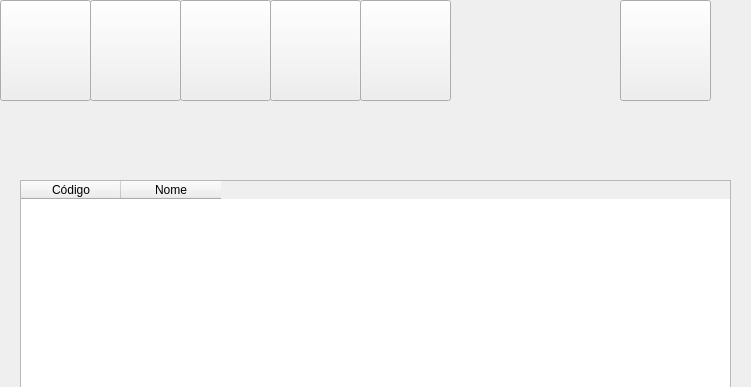
<?xml version="1.0" encoding="UTF-8"?>
<ui version="4.0">
 <class>Form</class>
 <widget class="QWidget" name="Form">
  <property name="geometry">
   <rect>
    <x>0</x>
    <y>0</y>
    <width>751</width>
    <height>387</height>
   </rect>
  </property>
  <property name="windowTitle">
   <string>Form</string>
  </property>
  <widget class="QPushButton" name="botao_adicionar">
   <property name="geometry">
    <rect>
     <x>0</x>
     <y>0</y>
     <width>91</width>
     <height>101</height>
    </rect>
   </property>
   <property name="styleSheet">
    <string notr="true">image: url(:/botao_adicionar/icones/adicionar.png)</string>
   </property>
   <property name="text">
    <string/>
   </property>
  </widget>
  <widget class="QPushButton" name="botao_alterar">
   <property name="geometry">
    <rect>
     <x>90</x>
     <y>0</y>
     <width>91</width>
     <height>101</height>
    </rect>
   </property>
   <property name="styleSheet">
    <string notr="true">image: url(:/botao_alterar/icones/alterar.png)</string>
   </property>
   <property name="text">
    <string/>
   </property>
  </widget>
  <widget class="QPushButton" name="botao_consultar">
   <property name="geometry">
    <rect>
     <x>180</x>
     <y>0</y>
     <width>91</width>
     <height>101</height>
    </rect>
   </property>
   <property name="styleSheet">
    <string notr="true">image: url(:/botao_consultar/icones/consultar.png)</string>
   </property>
   <property name="text">
    <string/>
   </property>
  </widget>
  <widget class="QPushButton" name="botao_excluir">
   <property name="geometry">
    <rect>
     <x>270</x>
     <y>0</y>
     <width>91</width>
     <height>101</height>
    </rect>
   </property>
   <property name="styleSheet">
    <string notr="true">image: url(:/newPrefix/icones/recarregar.png)</string>
   </property>
   <property name="text">
    <string/>
   </property>
  </widget>
  <widget class="QPushButton" name="botao_retornar">
   <property name="geometry">
    <rect>
     <x>620</x>
     <y>0</y>
     <width>91</width>
     <height>101</height>
    </rect>
   </property>
   <property name="styleSheet">
    <string notr="true">image: url(:/botao_retornar/icones/retornar.png)</string>
   </property>
   <property name="text">
    <string/>
   </property>
  </widget>
  <widget class="QTableWidget" name="tabela">
   <property name="geometry">
    <rect>
     <x>20</x>
     <y>180</y>
     <width>711</width>
     <height>221</height>
    </rect>
   </property>
   <column>
    <property name="text">
     <string>Código</string>
    </property>
   </column>
   <column>
    <property name="text">
     <string>Nome</string>
    </property>
   </column>
  </widget>
  <widget class="QPushButton" name="botao_excluir_2">
   <property name="geometry">
    <rect>
     <x>360</x>
     <y>0</y>
     <width>91</width>
     <height>101</height>
    </rect>
   </property>
   <property name="styleSheet">
    <string notr="true">image: url(:/botao_excluir/icones/excluir.png)</string>
   </property>
   <property name="text">
    <string/>
   </property>
  </widget>
 </widget>
 <resources>
  <include location="botao_adicionar.qrc"/>
  <include location="botao_recarregar.qrc"/>
  <include location="botao_retornar.qrc"/>
  <include location="botao_excluir.qrc"/>
  <include location="botao_consultar.qrc"/>
  <include location="botao_alterar.qrc"/>
 </resources>
 <connections/>
</ui>
